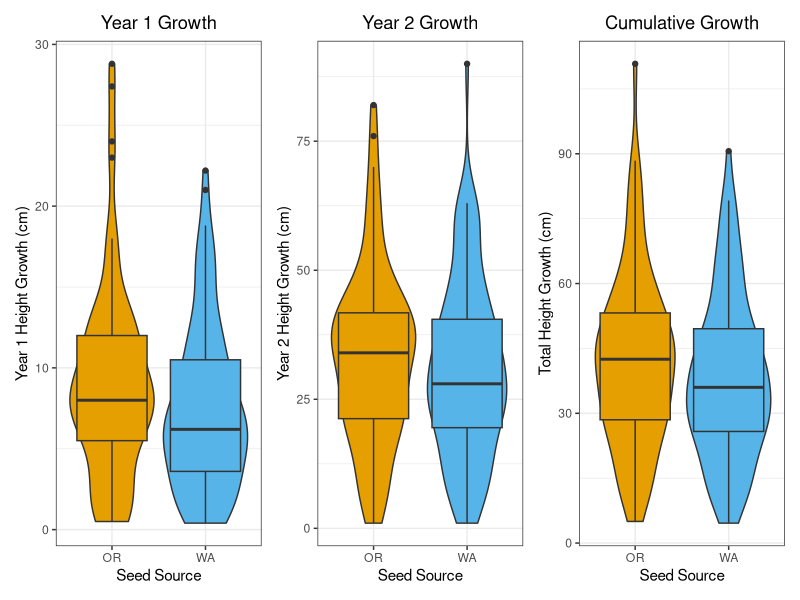
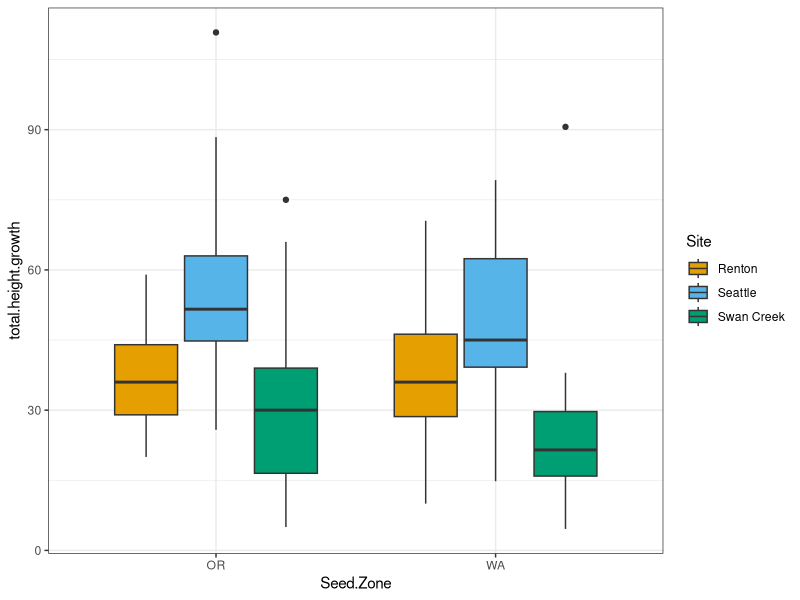
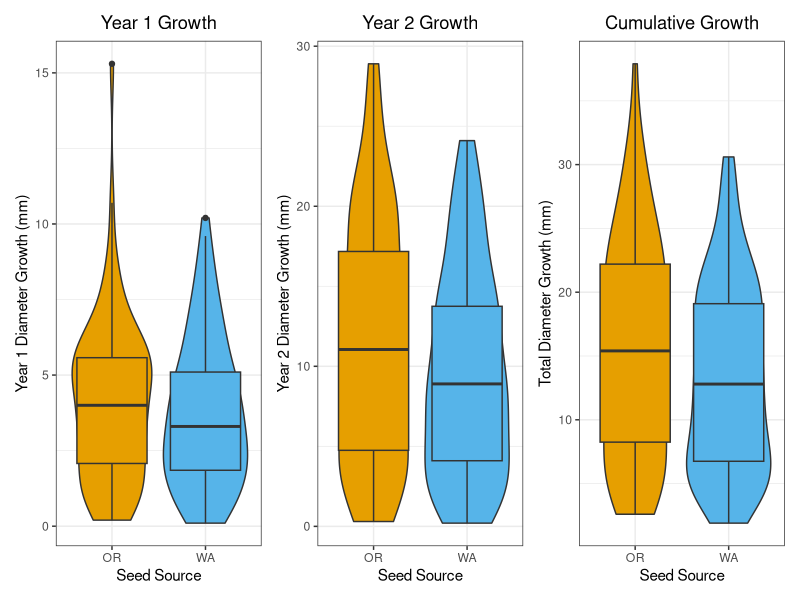
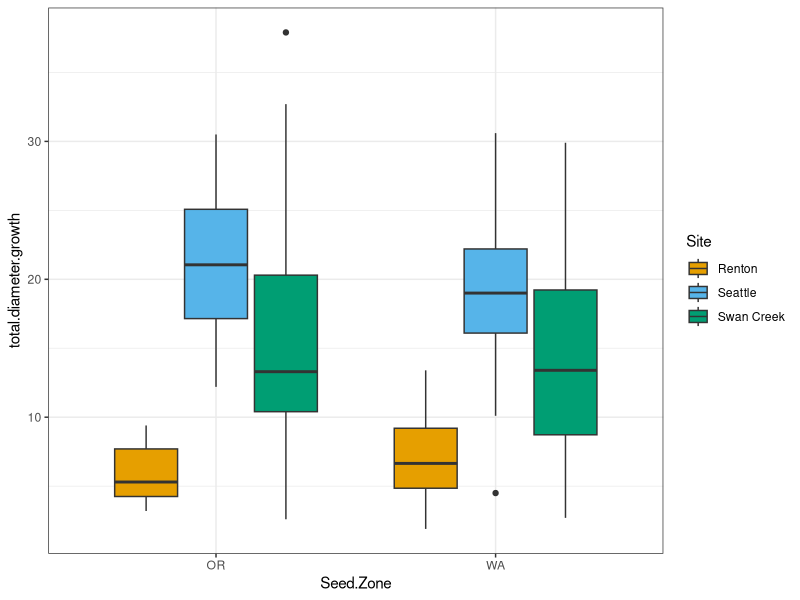
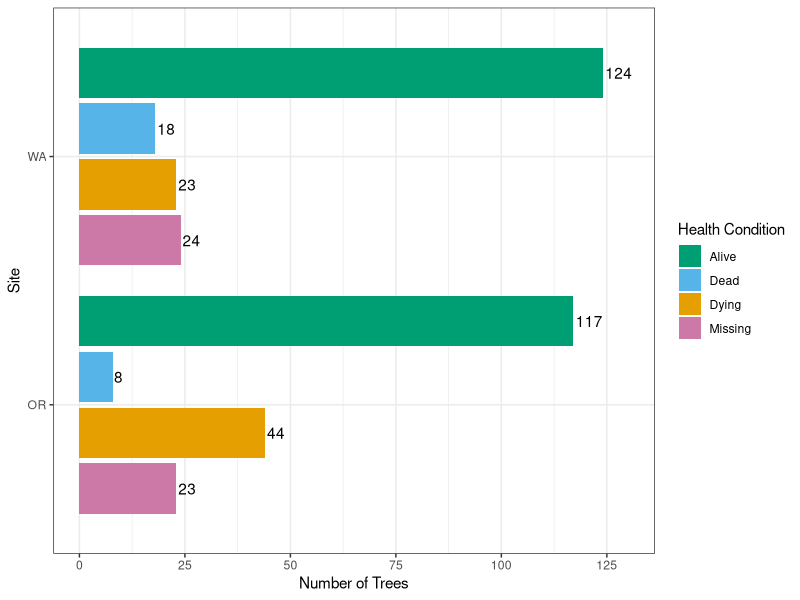
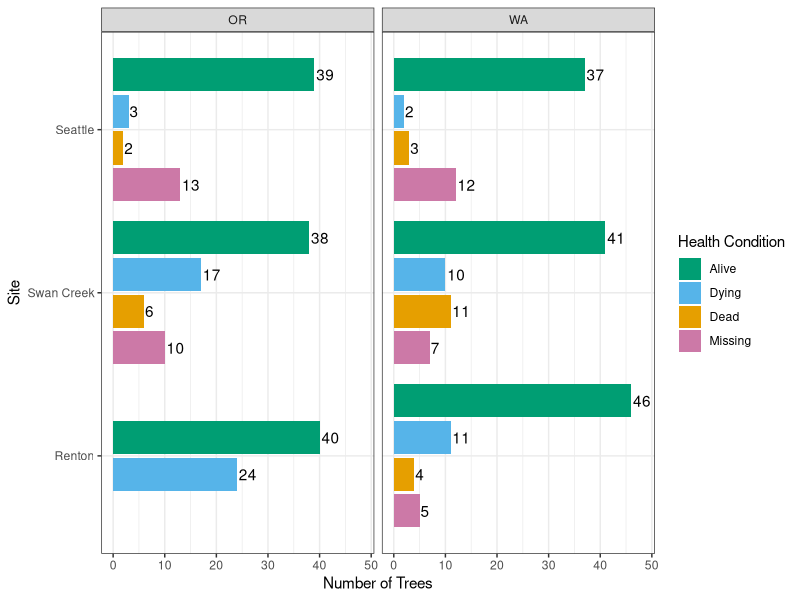

These charts were generated, in order, by the following R code:
## ---- chunk 1
knitr::opts_chunk$set(echo = FALSE)
## ---- chunk 2
library(tidyverse)
library(kableExtra)
library(patchwork)
## ---- chunk 3
#2023 changes made in excel 
#y1$Seed.Zone[y1$Seed.Zone=="WA "] <- "WA"
#y1$X2022.Tree.Height..cm.[y1$X2022.Tree.Height..cm.==5408] <- 54.8
#y1$X2022.Tree.Diameter..mm.[y1$X2022.Tree.Diameter..mm.==110.0] <- 11
#y2$X2023.Tree.Diameter..mm.[y2X2022.Tree.Diameter..mm.==123] <- 12.3
#y2$X2023.Tree.Diameter..mm.[y2X2022.Tree.Diameter..mm.==135] <- 13.5

#2023 seattle OR data skipped tree number 14, moved 15, 16, 17 measurements up. 8 was missing
#2023 seattle OR site was missing trees 42 and 43, but recorded trees 39-41 in 2023 were better fit for previous 2022 measurements for 41-43. However, trees were in different row. very confused. Wondering if trees OR42 and OR43 actually got moved to end of OR31 row somehow after site was mapped? 
#2023 seattle OR last row trees 42,43, 46 and 50 were missing. However, tree number 45 fit better with tree 46, feeling confident tree recorded as 45 was actually 46, and 47 was actually missing because trees 47-49 were actually trees 48-50, adjusted
#2023 Swan Creek WA #141 included a 40cm height increase, which must be a mistake. Recommend excluding all trees with greater than 30cm height increases from first analyses. 
#2023 Swan Creek WA #171 included a 70cm height increase, which must be a mistake. Recommend excluding all trees with greater than 30cm height increases from first analyses. 
## ---- chunk 4
y1 <- read.csv("./data/2022 Measurements.csv")
y2 <- read.csv("./data/2023 MeasurementsCorrected.csv")
y3 <- read.csv("./data/2024 Measurementsv3.csv")

y1$Measurement.Year <- 2022
y2$Measurement.Year <- 2023
y3$Measurement.Year <- 2024

y1 <- y1 %>% mutate(Temp.Tree.Number = row_number())

y1 <- y1 %>% select(-c("Year.Measured","Color"))
y2 <- y2 %>% select(-c("Year.Measured","Color"))
y3 <- y3 %>% select(-c("Year.Measured"))
## ---- chunk 5
trees.bind <- bind_rows(y1,y2) %>% bind_rows(.,y3) %>% filter(Site!="Tomanamus" & Site!="" & Site!="Puyallup") %>% droplevels()
## ---- chunk 6
trees.bind$Health[trees.bind$Health==""] <- "Missing"
trees.bind$Health[trees.bind$Health=="missing"] <- "Missing"
trees.bind$Seed.Zone[trees.bind$Seed.Zone=="Wa"] <- "WA"
trees.bind <- trees.bind %>% droplevels()
## ---- chunk 7
trees.bind <- trees.bind %>% group_by(Tree.Number, Site, Seed.Zone) %>% mutate(New.Tree.Number = if_else(is.na(New.Tree.Number),first(na.omit(New.Tree.Number)),New.Tree.Number)) %>%ungroup()

trees.bind <- trees.bind %>% group_by(Tree.Number, Site, Seed.Zone) %>% mutate(Temp.Tree.Number = if_else(is.na(Temp.Tree.Number),first(na.omit(Temp.Tree.Number)),Temp.Tree.Number)) %>%ungroup()

trees.bind <- trees.bind %>%  group_by(Tree.Number, Site, Seed.Zone) %>% mutate(Date.Planted = if_else(is.na(Date.Planted),first(na.omit(Date.Planted)),Date.Planted)) %>%ungroup()

trees.bind <- trees.bind %>%  group_by(Tree.Number, Site, Seed.Zone) %>% mutate(Final.Health = if_else(Measurement.Year == 2024, ifelse(is.na(Health),first(na.omit(Health)),Health),first(na.omit(Health)),Health)) %>% ungroup()
## ---- chunk 8
trees.bind$Date.Measured <- as.Date(trees.bind$Date.Measured,"%m/%d/%y")
trees.bind$Date.Planted <- as.Date(trees.bind$Date.Planted,"%m/%d/%y")

trees.bind <- trees.bind %>% mutate(Planted.Growth.Days=Date.Measured-Date.Planted)
## ---- chunk 9
trees <- trees.bind
## ---- chunk 10
trees$Site <- as.factor(trees$Site)
trees$Seed.Zone <-as.factor(trees$Seed.Zone)
trees$Health <- as.factor(trees$Health)
## ---- chunk 11
# NOTE RENTON OR TREE 180 was entered twice or there is two values for it. We need to look into this further, but for now we removed it from the data.
## ---- chunk 12
trees <- trees %>% filter(Tree.Number!=180 | Site!="Renton" | Seed.Zone!="OR")
## ---- chunk 13
trees.wide <- trees %>% pivot_wider(
    id_cols = c(Tree.Number, Site, Seed.Zone, New.Tree.Number),
    names_from = Measurement.Year,
    values_from = c(Tree.Height..cm., Tree.Diameter..mm.),
    names_glue = "{.value}_{Measurement.Year}") 
## ---- chunk 14
# see if there are any duplicate trees based on number, site, seed zone and year
#{trees} |> summarize(n = n(), .by = c(Tree.Number, Site, Seed.Zone, Measurement.Year)) |> filter(n > 1L)
## ---- chunk 15
trees.wide.growth <- trees.wide %>% mutate(y1.height.growth = Tree.Height..cm._2023-Tree.Height..cm._2022, y2.height.growth = Tree.Height..cm._2024-Tree.Height..cm._2023, y1.diameter.growth = Tree.Diameter..mm._2023-Tree.Diameter..mm._2022, y2.diameter.growth = Tree.Diameter..mm._2024-Tree.Diameter..mm._2023, total.height.growth = Tree.Height..cm._2024-Tree.Height..cm._2022, total.diameter.growth = Tree.Diameter..mm._2024-Tree.Diameter..mm._2022)
## ---- chunk 16
#trees.partial <- trees[1,2,3,9,11,12,13]
#trees.wide.joined <- left_join(trees.wide.growth, trees.partial, by=c("Tree.Number", "Site", "Seed.Zone"))
## ---- chunk 17
#tree.growth <- trees %>% group_by(Tree.Number, Site, Seed.Zone) %>% arrange(Measurement.Year) %>% mutate(Height.Growth = Tree.Height..cm. - lag(Tree.Height..cm.), Diameter.Growth = Tree.Diameter..mm. - lag(Tree.Diameter..mm.)) %>% ungroup()
## ---- chunk 18
#tree.growth.year <- tree.growth %>% group_by(Tree.Number, Site, Seed.Zone, Measurement.Year) %>% reframe(Heigh.Growth=Height.Growth,Diameter.Growth=Diameter.Growth)
## ---- chunk 19
#trees <- left_join(trees,tree.growth.year, by=c("Tree.Number", "Site", "Seed.Zone", "Measurement.Year"))
## ---- chunk 20
# FILTERED ALL TREES with NEGATIVE height increases or NEGATIVE diameter increases
#Data cleaning
#neg.trees <- trees %>% filter(Height.Growth<0)
#neg.trees <- neg.trees[c(1,2,3,5,6,12,13,20,21)]
#pos.trees <- trees %>% filter(Height.Growth>20)
## ---- chunk 21
#trees.pos <- tree.growth %>% filter(Height.Growth>0 & Diameter.Growth>0)  
## ---- chunk 22
trees.wide.pos.total <- trees.wide.growth %>% filter(total.height.growth>0 & total.diameter.growth>0)
trees.wide.pos.y1 <- trees.wide.growth %>% filter(y1.height.growth>0 & y1.diameter.growth>0)
trees.wide.pos.y2 <- trees.wide.growth %>% filter(y2.height.growth>0 & y2.diameter.growth>0)
trees.wide.pos.all <- trees.wide.growth %>% filter(y1.height.growth>0 & y1.diameter.growth>0 & y2.height.growth>0 & y2.diameter.growth>0)
## ---- chunk 23
#a few possible mistakes in measurements with trees greater than 30cm height increase. Removing trees above 24 increase also removes Seattle OR Trees 39-41 which were off in measurements, trees were possibly moved after mapping? 
## ---- chunk 24
#create table summarizing when sites were planted and remeasured.
## ---- chunk 25
#Site.Summary <- trees.pos %>% group_by(Site,Seed.Zone,Measurement.Year) %>% summarize(n=n()) %>% left_join(.,trees.pos,by=c("Site","Seed.Zone","Measurement.Year"),multiple="first")

Site.Summary <- trees.wide.pos.all %>% group_by(Site,Seed.Zone) %>% summarize(n=n())
kable(Site.Summary[c(1,2,3)]) %>% kable_material(c("striped", "hover","condensed"))
## ---- chunk 26
trees.summary <- trees.wide.pos.all %>% group_by(Seed.Zone)  %>% summarize(
n=n(),
mean.height.2024=mean(Tree.Height..cm._2024),
mean.diameter.2024=mean(Tree.Diameter..mm._2024),
mean.y1.height.growth=mean(y1.height.growth,na.rm=TRUE),
mean.y1.diameter.growth=mean(y1.diameter.growth,na.rm=TRUE),
mean.y2.height.growth=mean(y2.height.growth,na.rm=TRUE),
mean.y2.diameter.growth=mean(y2.diameter.growth,na.rm=TRUE),
mean.total.height.growth=mean(total.height.growth,na.rm=TRUE),
mean.total.diameter.growth=mean(total.diameter.growth,na.rm=TRUE))
kable(trees.summary,digits = 2,format = "html", table.attr='class="scrollable-table"') %>% kable_material(c("striped", "hover","condensed")) %>% kable_styling(full_width = F) %>% scroll_box(height = "300px")
## ---- chunk 27
trees.summary.sites <- trees.wide.pos.all %>% group_by(Site,Seed.Zone)  %>% summarize(
n=n(),
mean.height.2024=mean(Tree.Height..cm._2024),
mean.diameter.2024=mean(Tree.Diameter..mm._2024),
mean.y1.height.growth=mean(y1.height.growth,na.rm=TRUE),
mean.y1.diameter.growth=mean(y1.diameter.growth,na.rm=TRUE),
mean.y2.height.growth=mean(y2.height.growth,na.rm=TRUE),
mean.y2.diameter.growth=mean(y2.diameter.growth,na.rm=TRUE),
mean.total.height.growth=mean(total.height.growth,na.rm=TRUE),
mean.total.diameter.growth=mean(total.diameter.growth,na.rm=TRUE))
kable(trees.summary.sites,digits = 2) %>% kable_material(c("striped", "hover","condensed")) %>% kable_styling(full_width = F) %>% scroll_box(height = "300px")
## ---- chunk 28

P1 <- ggplot(trees.wide.pos.all,aes(Seed.Zone,y1.height.growth,fill=Seed.Zone)) +geom_violin() +geom_boxplot() +theme_bw()+guides(fill=FALSE) +scale_fill_manual(values=c("#E69F00", "#56B4E9")) +labs(y= "Year 1 Height Growth (cm)", x= "Seed Source",title="Year 1 Growth") + theme(plot.title = element_text(hjust = 0.5))
P2 <- ggplot(trees.wide.pos.all,aes(Seed.Zone,y2.height.growth,fill=Seed.Zone)) +geom_violin() +geom_boxplot() +theme_bw()+guides(fill=FALSE) +scale_fill_manual(values=c("#E69F00", "#56B4E9")) +labs(y= "Year 2 Height Growth (cm)",x= "Seed Source",title="Year 2 Growth") + theme(plot.title = element_text(hjust = 0.5))
P3 <- ggplot(trees.wide.pos.all,aes(Seed.Zone,total.height.growth,fill=Seed.Zone)) +geom_violin() +geom_boxplot() +theme_bw()+guides(fill=FALSE) +scale_fill_manual(values=c("#E69F00", "#56B4E9")) +labs(y= "Total Height Growth (cm)",x= "Seed Source",title="Cumulative Growth") + theme(plot.title = element_text(hjust = 0.5))

P1 + P2 + P3
## ---- chunk 29
ggplot(trees.wide.pos.all,aes(Seed.Zone,total.height.growth,fill=Site)) +geom_boxplot() +theme_bw() +scale_fill_manual(values=c("#E69F00", "#56B4E9", "#009E73"))
## ---- chunk 30
P1 <- ggplot(trees.wide.pos.all,aes(Seed.Zone,y1.diameter.growth,fill=Seed.Zone)) +geom_violin() +geom_boxplot() +theme_bw()+guides(fill=FALSE) +scale_fill_manual(values=c("#E69F00", "#56B4E9")) +labs(y= "Year 1 Diameter Growth (mm)", x= "Seed Source" ,title="Year 1 Growth") + theme(plot.title = element_text(hjust = 0.5)) 
P2 <- ggplot(trees.wide.pos.all,aes(Seed.Zone,y2.diameter.growth,fill=Seed.Zone)) +geom_violin() +geom_boxplot() +theme_bw()+guides(fill=FALSE) +scale_fill_manual(values=c("#E69F00", "#56B4E9")) +labs(y= "Year 2 Diameter Growth (mm)",x= "Seed Source",title="Year 2 Growth") + theme(plot.title = element_text(hjust = 0.5))
P3 <- ggplot(trees.wide.pos.all,aes(Seed.Zone,total.diameter.growth,fill=Seed.Zone)) +geom_violin() +geom_boxplot() +theme_bw()+guides(fill=FALSE) +scale_fill_manual(values=c("#E69F00", "#56B4E9")) +labs(y= "Total Diameter Growth (mm)",x= "Seed Source",title="Cumulative Growth") + theme(plot.title = element_text(hjust = 0.5))

P1 + P2 + P3
## ---- chunk 31
ggplot(trees.wide.pos.all,aes(Seed.Zone,total.diameter.growth,fill=Site)) +geom_boxplot() +theme_bw() +scale_fill_manual(values=c("#E69F00", "#56B4E9", "#009E73"))
## ---- chunk 32
trees.condition.zone <- trees %>% group_by(Seed.Zone,Final.Health) %>% summarize(n=n_distinct(Temp.Tree.Number)) %>% filter(Final.Health!="NA")
#kable(trees.condition.zone) %>% kable_material(c("striped", "hover","condensed"))
## ---- chunk 33
ggplot(trees.condition.zone,aes(x = reorder(Seed.Zone, -n),n,fill=Final.Health))+geom_col(position = position_dodge2(preserve = "single",reverse=TRUE))+theme_bw()+coord_flip()+ scale_y_continuous(breaks = c(0,25,50,75,100,125,150),expand = expansion(mult = c(0.05, 0.1))) +scale_fill_manual(values=c( "#009E73","#56B4E9","#E69F00","#CC79A7"))+labs(x="Site",y="Number of Trees",fill="Health Condition") +geom_text(aes(label=n,group=Final.Health),position = position_dodge2(width=0.9,preserve = "single",reverse=TRUE),hjust=-0.1)
## ---- chunk 34
trees.condition <- trees %>% group_by(Site,Seed.Zone,Final.Health) %>% summarize(n=n_distinct(Temp.Tree.Number)) %>% filter(Final.Health!="NA")
#kable(trees.condition) %>% kable_material(c("striped", "hover","condensed"))
## ---- chunk 35
trees.condition$Final.Health <- factor(trees.condition$Final.Health, levels=c('Alive','Dying','Dead','Missing'))
## ---- chunk 36
ggplot(trees.condition,aes(x = reorder(Site, -n),n,fill=Final.Health))+facet_wrap(~Seed.Zone)+geom_col(position = position_dodge2(preserve = "single",reverse=TRUE))+theme_bw()+coord_flip() + scale_y_continuous(expand = expansion(mult = c(0.05, 0.1))) +scale_fill_manual(values=c( "#009E73","#56B4E9","#E69F00","#CC79A7"))+labs(x="Site",y="Number of Trees",fill="Health Condition") +geom_text(aes(label=n,group=Final.Health),position = position_dodge2(width=0.9,preserve = "single",reverse=TRUE),hjust=-0.1)
